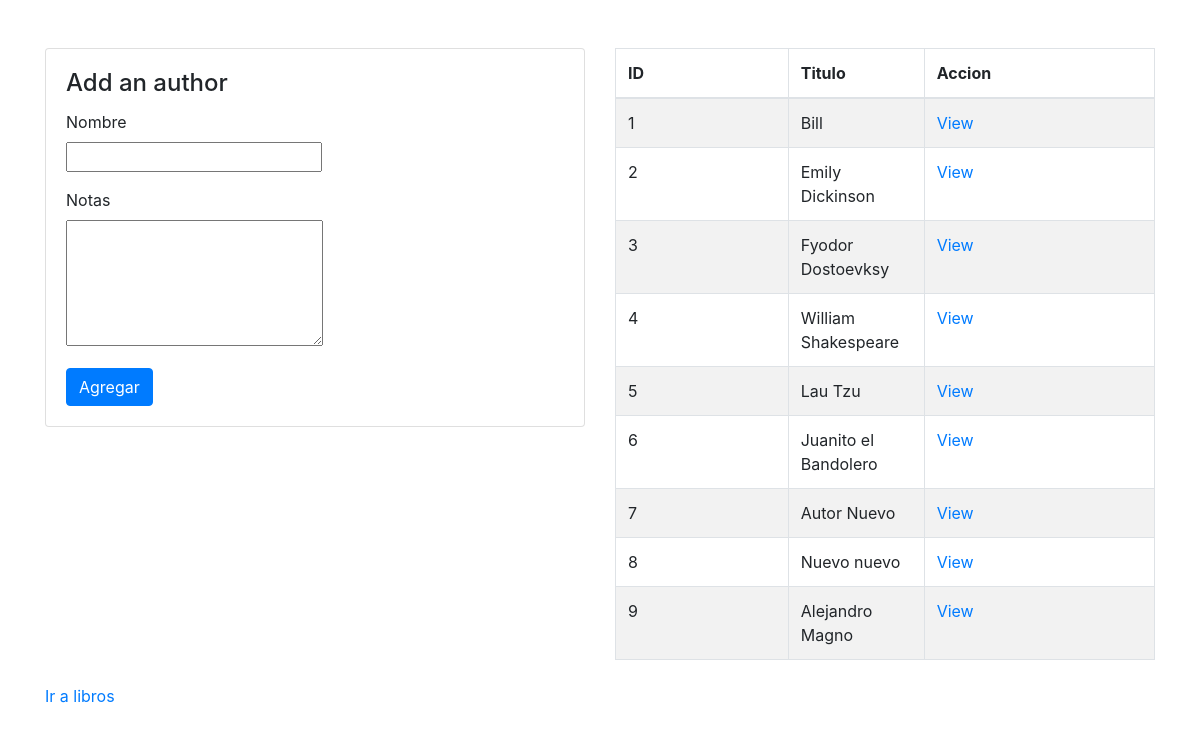
The app's page /authors with its own data.
### books_authors_app/models.py (models this page shows, shortened)
class Publicador(models.Model):
    id = models.AutoField(primary_key=True)
    nombre = models.CharField(max_length=255)
    notas = models.TextField(max_length=255)
    libros = models.ManyToManyField(Libro, related_name="publicador")
    created_at = models.DateTimeField(auto_now_add=True)
    updated_at = models.DateTimeField(auto_now=True)
    class Meta:
        db_table = 'publicador'

### books_authors_app/views.py (the view)
# urls.py: path('authors', views.authors),
def authors(request):
    lista_autores = Publicador.objects.all()
    context = {
        'autores': lista_autores,
    }
    return render(request, 'authors.html', context)

### books_authors_app/templates/authors.html (shortened to what this page needs)
<!DOCTYPE html>
<html lang="en">
<head>
    <link rel="stylesheet" href="https://maxcdn.bootstrapcdn.com/bootstrap/4.0.0/css/bootstrap.min.css">
</head>
<body>
    <div class="wraper">
        <div class="container mt-5">
            <div class="row ">
                <div class="col-md-6">
                    <div class="card">
                        <div class="card-body">
                            <h4 class="card-title">Add an author</h4>
                            <form action="add_author" method="POST">
                                <div class="form-group">
                                    <label for="nombre2">Nombre </label><br>
                                    <input type="text" name="nombre2" id="nombre2">
                                </div>
                                <div class="form-group">
                                    <label for="nota">Notas</label><br>
                                    <textarea name="nota" id="nota" cols="23" rows="5"></textarea>
                                    <br>
                                </div>
                                <button class="btn btn-primary">Agregar</button>
                            </form>
                        </div>
                    </div>
                </div>
                <div class="col-md-6">
                    <table class="mb-4 table table-striped table-bordered">
                        <thead>
                            <tr>
                                <th scope="col" class="col-3">ID</th>
                                <th scope="col" class="col-1">Titulo</th>
                                <th scope="col" class="col-4">Accion</th>
                            </tr>
                        </thead>
                        <tbody>
                            {% for autor in autores %}
                            <tr>
                                <td>{{autor.id}}</td>
                                <td>{{autor.nombre}}</td>
                                <td><a href="/authors_show/{{autor.id}}">View</a></td>
                            </tr>
                            {% endfor%}
                        </tbody>
                    </table>
                </div>
            </div>
            <a href="books">Ir a libros</a>
        </div>
    </div>
</body>
</html>

### records on screen
Publicador: id "1", nombre "Bill"
Publicador: id "2", nombre "Emily Dickinson"
Publicador: id "3", nombre "Fyodor Dostoevksy"
Publicador: id "4", nombre "William Shakespeare"
Publicador: id "5", nombre "Lau Tzu"
Publicador: id "6", nombre "Juanito el Bandolero"
Publicador: id "7", nombre "Autor Nuevo"
Publicador: id "8", nombre "Nuevo nuevo"
Publicador: id "9", nombre "Alejandro Magno"
